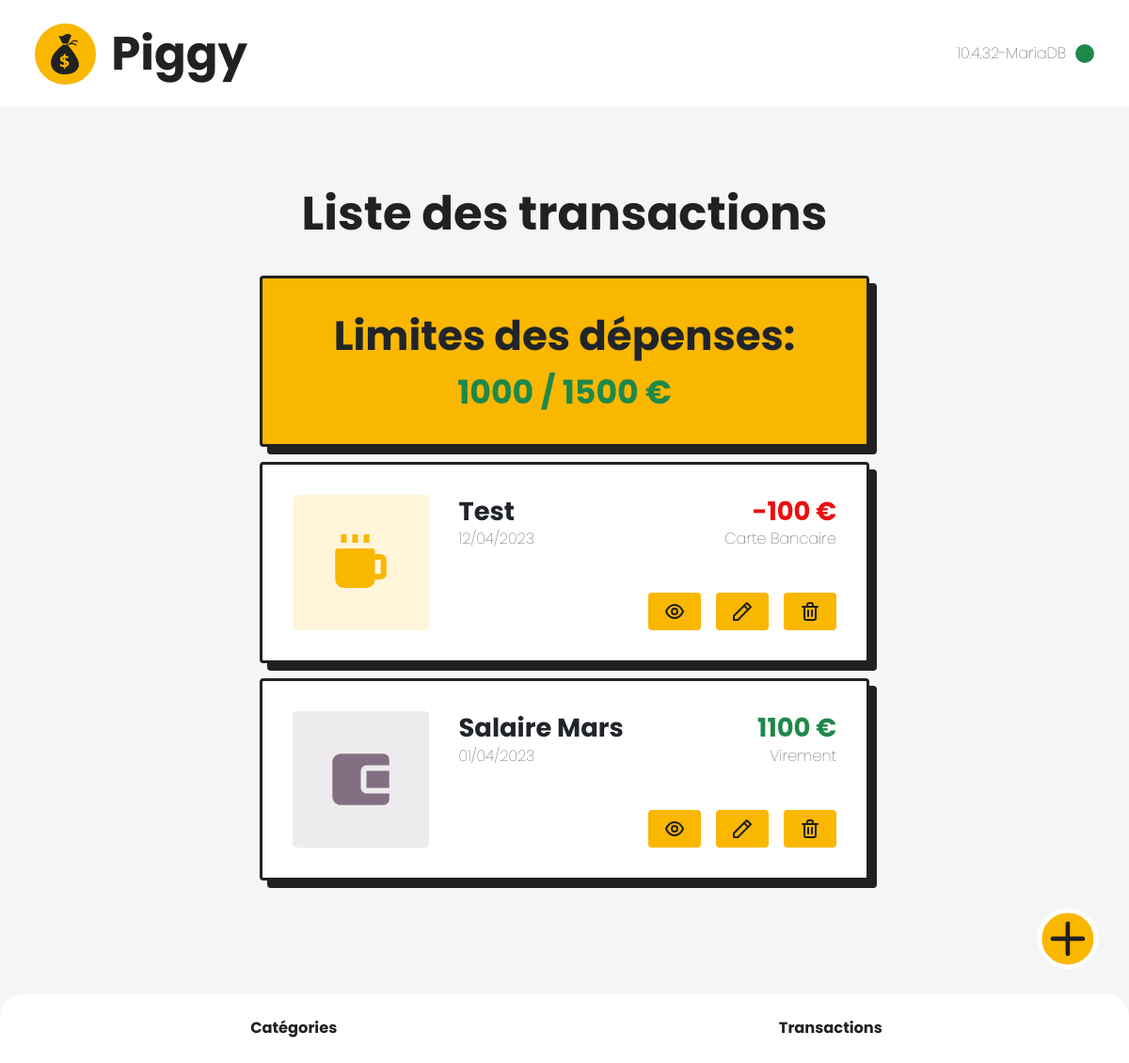
Page /index.php (signed in) on the committed database.
### tables this page shows
CREATE TABLE IF NOT EXISTS `transaction` (
  `id` int(11) NOT NULL AUTO_INCREMENT,
  `date_transaction` datetime DEFAULT NULL,
  `montant` decimal(10,0) DEFAULT NULL,
  `description` varchar(50) NOT NULL,
  `id_categorie` int(11) DEFAULT NULL,
  `id_moyen_de_paiement` int(11) DEFAULT NULL,
  PRIMARY KEY (`id`)
);

CREATE TABLE IF NOT EXISTS `moyen_de_paiement` (
  `id` int(11) NOT NULL AUTO_INCREMENT,
  `nom_moyen_de_paiment` varchar(50) DEFAULT NULL,
  PRIMARY KEY (`id`)
);

### functions.php (called while the page is built, shortened)
<?php
require_once 'config.php';
function getTotalAmount()
{
    global $mysql_connect;
    $sql = "SELECT SUM(CASE WHEN tc.coefficient >= 0 THEN t.montant * tc.coefficient ELSE 0 END) as positive_amount,
            SUM(CASE WHEN tc.coefficient < 0 THEN t.montant * tc.coefficient ELSE 0 END) as negative_amount,
            SUM(CASE WHEN tc.coefficient < 0 THEN t.montant * tc.coefficient ELSE 0 END) + SUM(CASE WHEN tc.coefficient >= 0 THEN t.montant * tc.coefficient ELSE 0 END) as total_amount
            FROM `transaction` t
            JOIN `categories` c ON t.id_categorie = c.id
            JOIN `type_comptable` tc ON c.id_type_comptable = tc.id";
    $stmt = $mysql_connect->prepare($sql);
    $stmt->execute();
    return $stmt->fetch(PDO::FETCH_ASSOC);
}
function listTransactions()
{
    global $mysql_connect;
    $sql = "SELECT t.id, t.date_transaction, t.montant, t.description, t.id_categorie, c.nom_categorie, m.nom_moyen_de_paiment, c.id_type_comptable
            FROM `transaction` t
            JOIN `categories` c ON t.id_categorie = c.id
            JOIN `moyen_de_paiement` m ON t.id_moyen_de_paiement = m.id
            JOIN `type_comptable` tc ON c.id_type_comptable = tc.id";
    $stmt = $mysql_connect->query($sql);
    return $stmt->fetchAll(PDO::FETCH_ASSOC);
}
function isConnectedToDatabase()
{
    global $mysql_connect;
    return $mysql_connect !== null;
}

### index.php (the view, shortened to what this page needs)
<?php
require_once 'functions.php';
$transactions = listTransactions();
$amounts = getTotalAmount();
$total_expenses = $amounts['total_amount'];
$max_budget = 1500;
?>
<!DOCTYPE html>
<html>
<head>
    <link rel="stylesheet" href="./assets/css/style.css">
    <link href="https://cdn.jsdelivr.net/npm/bootstrap@5.3.0-alpha1/dist/css/bootstrap.min.css" rel="stylesheet">
</head>
<body class="list">
    <?php require_once './components/_header.php'; ?>
    <nav id="navbar">
        <a href="./create_transaction.php" tabindex="1"><img src="assets/img/plus.svg" alt="Ajouter une transaction" aria-label="Ajouter une transaction" title="Ajouter une transaction" /></a>
        <ul class="nav__list">
            <li class="nav__item">
                <a href="./list_categories.php">Catégories</a>
            </li>
            <li class="nav__item">
                <a href="./index.php">Transactions</a>
            </li>
        </ul>
    </nav>
    <main class="container">
        <h1>Liste des transactions</h1>
        <div class="card card--accent">
            <h2>Limites des dépenses:</h2>
            <p class="<?= ($total_expenses >= 0 && $total_expenses < $max_budget) ? 'positive-amount' : 'negative-amount'; ?>"><strong><?= $total_expenses ?> / <?= $max_budget ?> €</strong></p>
        </div>
        <?php foreach ($transactions as $transaction) : ?>
            <div class="card-transaction card">
                <img src="
                    <?php
                    switch (intval($transaction['id_categorie'])) {
                        case 2:
                            echo "assets/img/category_2.svg";
                            break;
                        default:
                            echo "assets/img/category_4.svg";
                    }
                    ?>
                " alt="Transaction: <?= $transaction['description'] ?>" aria-label="Transaction: <?= $transaction['description'] ?>" title="Transaction: <?= $transaction['description'] ?>" />
                <div class="right">
                    <div class="right-top">
                        <?php
                        $dateTransaction = substr($transaction['date_transaction'], 0, -9);
                        $newDateTransaction = str_replace('-', '/', date("d-m-Y", strtotime($dateTransaction)))
                        ?>
                        <div class="description">
                            <h3><?= $transaction['description'] ?></h3><span><?= $newDateTransaction ?></span>
                        </div>
                        <div class="price"><span class="<?= $transaction['id_type_comptable'] == 1 ? 'positive-amount' : 'negative-amount'; ?>"><?= $transaction['id_type_comptable'] == 1 ? $transaction['montant'] : '-' . $transaction['montant'] ?> €</span><span><?= $transaction['nom_moyen_de_paiment'] ?></span></div>
                    </div>
                    <div class="actions">
                        <button type="button" class="btn" data-bs-toggle="modal" data-bs-target="#transactionDetailsModal" data-transaction-id="<?= $transaction['id'] ?>">
                            </button>
                        <form action="edit_transaction.php" method="get">
                            <button type="submit" class="btn">
                                </button>
                        </form>
                        <form action="delete_transaction.php" method="post">
                            <button type="submit" class="btn" onclick="return confirm('Voulez-vous vraiment supprimer cette transaction ?')">
                                </button>
                        </form>
                    </div>
                </div>
            </div>
        <?php endforeach; ?>
    </main>
</body>
</html>

### components/_header.php
<header id="header">
    <div class="logo">
        <a href="index.php"><img src="assets/img/logo.svg" alt="Logo de Piggy" aria-label="Logo de Piggy" title="Logo de Piggy"></a>
        <span>Piggy</span>
    </div>
    <div class="mysql_connexion">
        <span><?php echo $mysql_connect->getAttribute(PDO::ATTR_SERVER_VERSION) ?></span>
        <div class="indicator" style="background-color: <?= isConnectedToDatabase() ? '#1E884B' : '#ED0E0E'; ?>;"></div>
    </div>
</header>

### rows in the picture
transaction: shows a picture, description "Test", date_transaction "12/04/2023", montant "100", id_moyen_de_paiement.nom_moyen_de_paiment "Carte Bancaire"
transaction: shows a picture, description "Salaire Mars", date_transaction "01/04/2023", montant "1100", id_moyen_de_paiement.nom_moyen_de_paiment "Virement"

### other values in the picture
$mysql_connect->getAttribute(PDO::ATTR_SERVER_VERSION) "10.4.32-MariaDB"
$total_expenses "1000"
$max_budget "1500"
